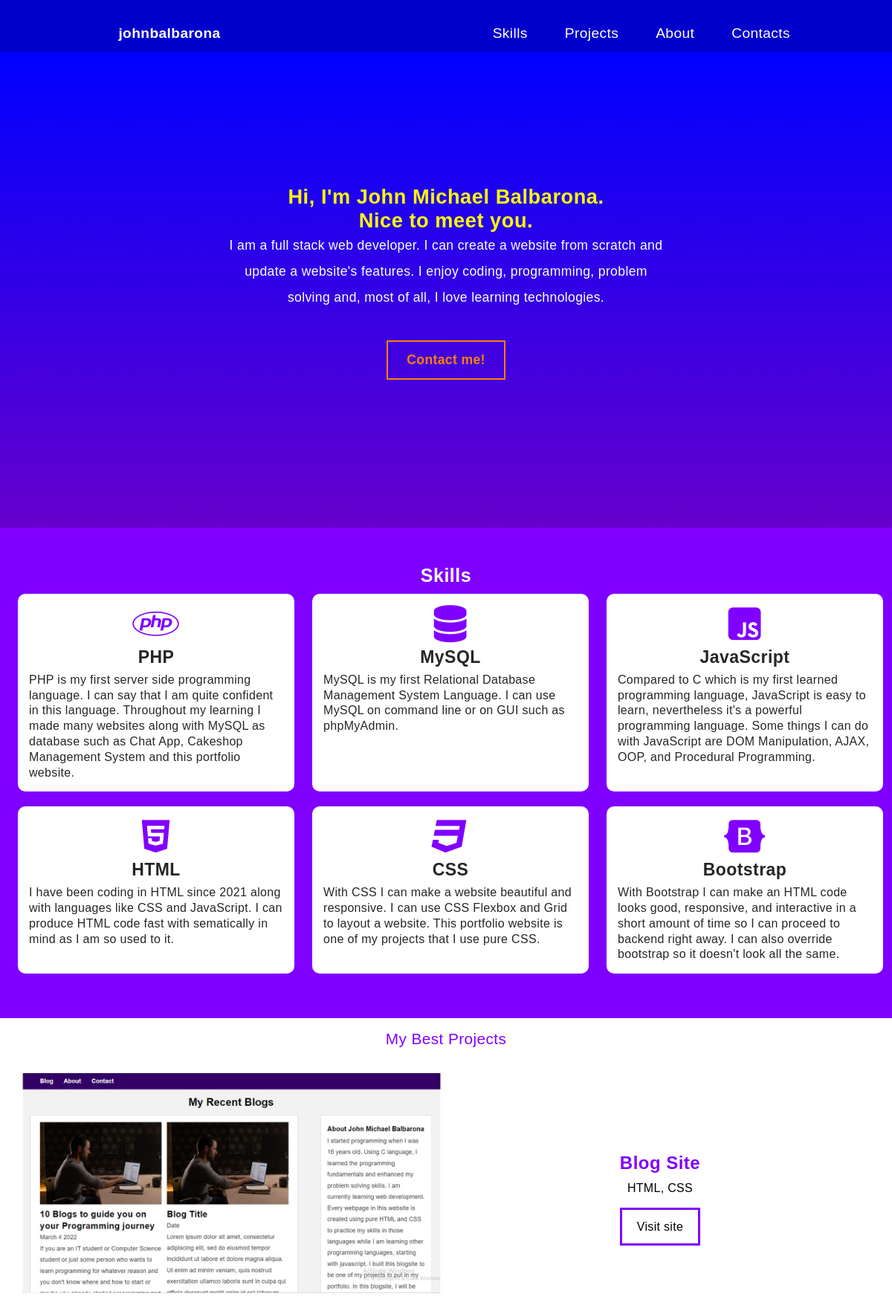
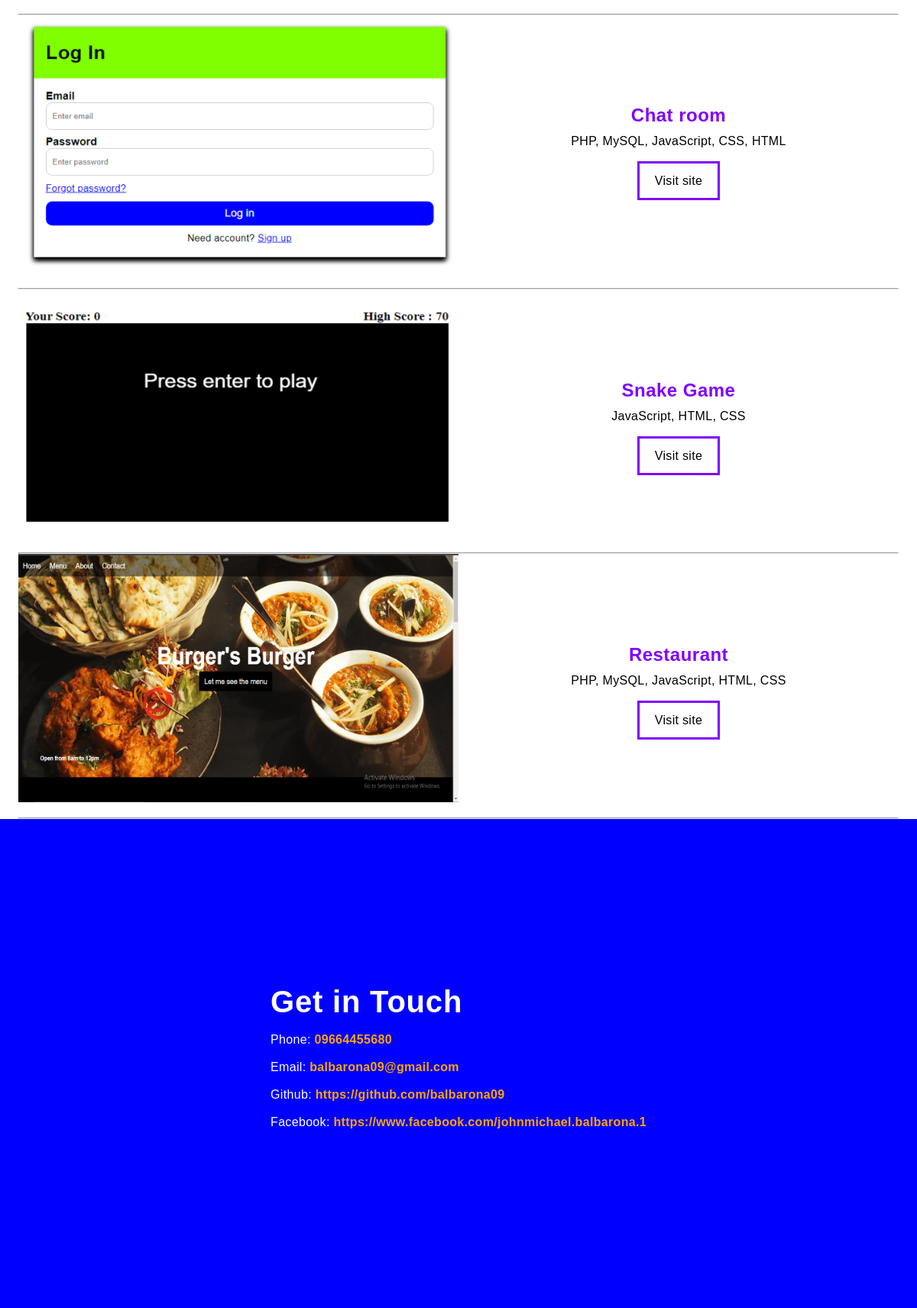
The page / on the database its author committed (2 pictures, top to bottom).
### tables this page shows
CREATE TABLE `skill` (
  `skill_id` int NOT NULL,
  `name` varchar(100) NOT NULL,
  `description` varchar(1000) NOT NULL,
  `icon` varchar(100) NOT NULL
);

CREATE TABLE `project` (
  `project_id` int NOT NULL,
  `name` varchar(100) NOT NULL,
  `languages` varchar(100) NOT NULL,
  `thumbnail` varchar(256) NOT NULL,
  `url` varchar(256) NOT NULL
);

CREATE TABLE `contact` (
  `contact_id` int NOT NULL,
  `name` varchar(100) NOT NULL,
  `type` tinyint NOT NULL COMMENT '0=phone, 1=email, 2=url',
  `value` varchar(100) NOT NULL
);

### index.php (the view, shortened to what this page needs)
<?php
require_once 'config/connect.php';
?>
<!DOCTYPE html>
<html>
	<head>
		<link rel="stylesheet" href="css/main.css">
	</head>
	<body>
		<nav id="navbar">
			<a href="#" class="nav-left">johnbalbarona</a>
			<div class="nav-right">
				<a href="#skills-section" onclick="showMenu()">Skills</a>
				<a href="#projects" onclick="showMenu()">Projects</a>
				<a href="#about" >About</a>
				<a href="#footer" onclick="showMenu()">Contacts</a>
			</div>
		</nav>
		<div id="welcome-section">
			<h1>Hi, I'm John Michael Balbarona.<br>Nice to meet you.</h1>
			<p>I am a full stack web developer. I can create a website from scratch and update a website's features.
			I enjoy coding, programming, problem solving and, most of all, I love learning technologies.
			</p>
			<a href="#footer">Contact me!</a>
		</div>
		<div id="skills-section">
			<h2 class="skills-title">Skills</h2>
			<?php
			$statement = $database->prepare("SELECT * FROM skill");
			$statement->execute();
			while($skill = $statement->fetch(PDO::FETCH_ASSOC)):
			?>
			<div class="skills-container">
				<?php echo $skill['icon']; ?>
				<h3><?php echo   $skill['name']; ?> </h3>
				<p><?php echo $skill['description']; ?></p>
			</div>
			<?php endwhile;?>
		</div>
		<div id="projects">
			<p class="recent">My Best Projects</p>
			<?php
			$statement = $database->prepare("SELECT * FROM project");
			$statement->execute();
			while($project = $statement->fetch(PDO::FETCH_ASSOC)):
			?>
			<section class="project-tile">
				<img src="images/projects/<?php echo $project['thumbnail']; ?>" alt="<?php echo $project['name']; ?>">
				<h3><?php echo $project['name']; ?></h3>
				<p><?php echo $project['languages']; ?></p>
				<a href="<?php echo $project['url']; ?>" target="_blank">Visit site</a>
			</section><hr>
			<?php endwhile;?>
		</div>
		<footer id="footer">
			<div class="footer-container">
			<h4>Get in Touch</h4><br>
			<?php
			$statement = $database->prepare("SELECT * FROM contact");
			$statement->execute();
			while($contact = $statement->fetch(PDO::FETCH_ASSOC)):
			?>
			<p><?php echo $contact['name']; ?>:
			<?php if($contact['type'] == 0): ?>
			<a href="tel:{<?php echo $contact['value']; ?>}"><?php echo $contact['value']; ?></a>
			<?php elseif($contact['type'] == 1): ?>
			<a href="mailto:<?php echo $contact['value']; ?>"><?php echo $contact['value']; ?></a>
			<?php else: ?>
			<a href="<?php echo $contact['value']; ?>" target="_blank"><?php echo $contact['value']; ?></a>
			<?php endif; ?>
			</p><br>
			<?php endwhile;?>
			</div>
		</footer>
	</body>
</html>

### css/main.css (style rules this page uses)
* { padding: 0; margin: 0; box-sizing: border-box; font-family: sans-serif; color: white; letter-spacing: .02em; }
body { min-height: 100vh; }
nav { background-color: hsl(240, 100%, 40%); padding-top: 20px; position: sticky; top: -20px; overflow: hidden; }
nav a { text-decoration: none; font-size: 1.2em; float: left; padding: 14px 25px; }
nav a.nav-left { margin-left: 7em; font-weight: 900; }
.nav-right { float: right; margin-right: 7em; }
#welcome-section { display: flex; justify-content: center; align-items: center; flex-direction: column; min-height: 80vh; padding-bottom: 20px; max-width: 100vw; background-image: linear-gradient(hsl(240, 100%, 50%), hsl(270, 100%, 40%)); }
#welcome-section p { letter-spacing: .02em; line-height: 2em; font-size: 1.1em; }
#welcome-section h1 { font-size: 1.7em; font-weight: 800; color: hsl(60, 100%, 50%); }
#welcome-section p, #welcome-section h1 { width: 50%; text-align: center; }
#welcome-section a { margin-top: 40px; text-decoration: none; border: 2px solid hsl(30, 100%, 50%); padding: 14px 25px; color: hsl(30, 100%, 50%); font-weight: 900; font-size: 1.1em; transition: background .5s, color .5s; }
#skills-section { background-color: hsl(270, 100%, 50%); display: flex; justify-content: row; flex-wrap: wrap; padding: 40px 0; }
#skills-section .skills-title { flex-basis: 100%; text-align: center; padding: 10px 0; font-size: 25px; }
#skills-section .skills-container { flex-basis: 31%; background: white; color: black; border-radius: 10px; padding: 15px; margin-bottom: 20px; margin-left: 2%; }
#skills-section .skills-container i { width: 100%; font-size: 50px; color: hsl(270, 100%, 50%); }
#skills-section .skills-container h3 { font-size: 23px; color: hsl(0, 0%, 20%); padding: 10px 0; }
#skills-section .skills-container p, #skills-section .skills-container h3 { color: hsl(0, 0%, 15%); line-height: 1.3rem; }
#skills-section .skills-container i, #skills-section .skills-container h3 { text-align: center; }
#projects { width: 96vw; margin: 0 auto; overflow: hidden; text-align: center; padding-top: 10px; letter-spacing: .02em; line-height: 2em; }
#projects section { padding-bottom: 20px; overflow: hidden; }
#projects .recent { font-size: 1.3em; color: hsl(270, 100%, 50%); }
#projects img { width: 50%; float: left; height: auto; }
#projects h3 { color: hsl(270, 100%, 50%); font-size: 1.5em; padding-top: 10%; }
#projects p { color: black; padding: 2px 0 20px 0; }
#projects a { color: black; padding: 14px 20px; border: solid hsl(270, 100%, 50%); text-decoration: none; }
footer { min-height: 80vh; display: flex; flex-direction: column; justify-content: center; align-items: center; background-color: blue; }
.footer-container { text-align: left; }
footer h4 { font-size: 2.5em; color: white; }
footer p { color: white; text-align: left; }
footer a { color: orange; font-weight: 700; word-break: break-all; text-decoration: none; }

### rows shown on the page
skill: name "PHP", description "PHP is my first server side programming language. I can say that I am quite confident in this language. Throughout my learning I made many websites along with MySQL as database such as Chat App, Cakeshop Management System and this portfolio website."
skill: name "MySQL", description "MySQL is my first Relational Database Management System Language. I can use MySQL on command line or on GUI such as phpMyAdmin."
skill: name "JavaScript", description "Compared to C which is my first learned programming language, JavaScript is easy to learn, nevertheless it's a powerful programming language. Some things I can do with JavaScript are DOM Manipulation, AJAX, OOP, and Procedural Programming."
skill: name "HTML", description "I have been coding in HTML since 2021 along with languages like CSS and JavaScript. I can produce HTML code fast with sematically in mind as I am so used to it."
skill: name "CSS", description "With CSS I can make a website beautiful and responsive. I can use CSS Flexbox and Grid to layout a website. This portfolio website is one of my projects that I use pure CSS."
skill: name "Bootstrap", description "With Bootstrap I can make an HTML code looks good, responsive, and interactive in a short amount of time so I can proceed to backend right away. I can also override bootstrap so it doesn't look all the same."
project: thumbnail (picture), name "Blog Site", languages "HTML, CSS"
project: thumbnail (picture), name "Chat room", languages "PHP, MySQL, JavaScript, CSS, HTML"
project: thumbnail (picture), name "Snake Game", languages "JavaScript, HTML, CSS"
project: thumbnail (picture), name "Restaurant", languages "PHP, MySQL, JavaScript, HTML, CSS"
contact: name "Phone", value "09664455680"
contact: name "Email", value "balbarona09@gmail.com"
contact: name "Github", value "https://github.com/balbarona09"
contact: name "Facebook", value "https://www.facebook.com/johnmichael.balbarona.1"
